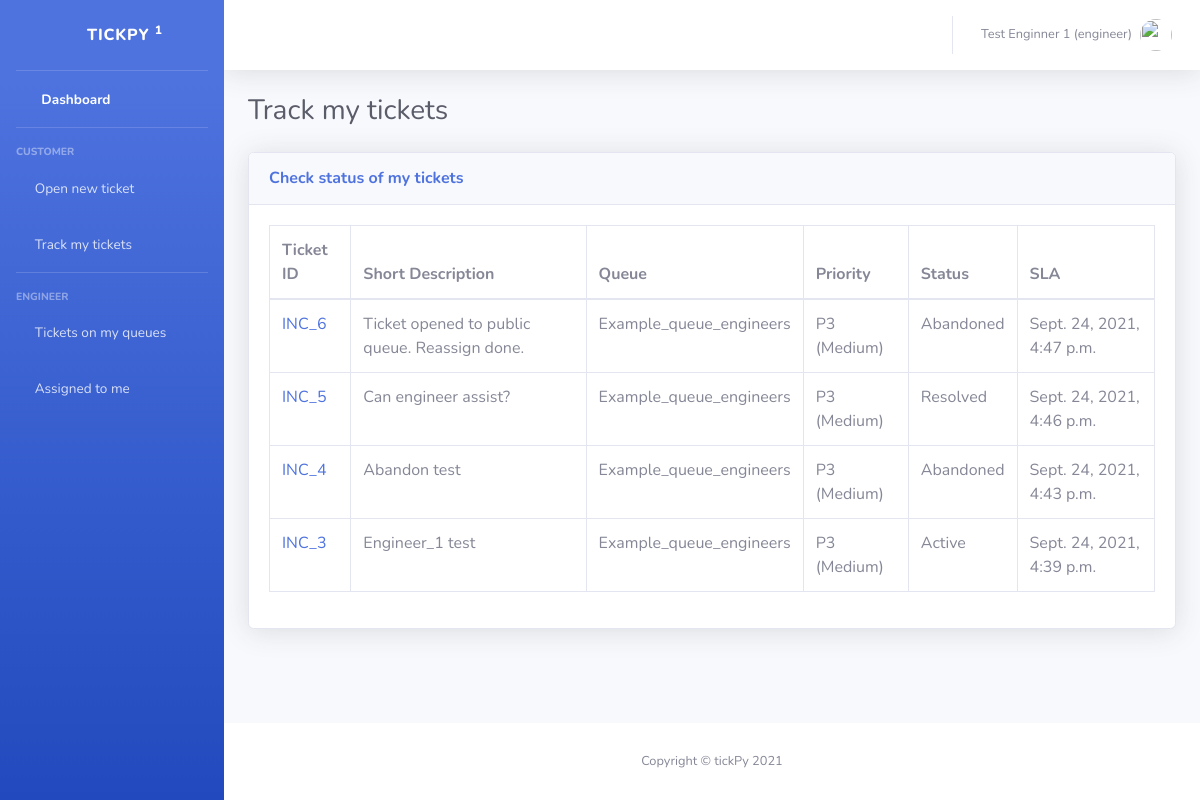
The app's page /track_my_tickets/ (signed in) with its own data.
### tick_app/models.py (models this page shows, shortened)
class Ticket(models.Model):
    PRIORITY = (
        ('P1 (Critical)', 'P1 (Critical)'),
        ('P2 (High)', 'P2 (High)'),
        ('P3 (Medium)', 'P3 (Medium)'),
        ('P4 (Low)', 'P4 (Low)'),
        ('P5 (Info)', 'P5 (Info)'),
    )
    STATUS = (
        ('New', 'New'),
        ('Resolved', 'Resolved'),
        ('Abandoned', 'Abandoned'),
        ('Info required', 'Info required'),
        ('Updated', 'Updated'),
        ('Active', 'Active'),
    )
    queue = models.ForeignKey(Queue, on_delete=models.CASCADE)
    resource = models.ForeignKey(Resource, on_delete=models.CASCADE)
    user = models.ForeignKey(User, on_delete=models.CASCADE)
    assigned_engineer = models.CharField(max_length=100, blank=True)
    priority = models.CharField(max_length=16, choices=PRIORITY)
    short_desc = models.CharField(max_length=50)
    long_desc = models.TextField()
    date_created = models.DateTimeField(auto_now_add=True, null=True)
    status = models.CharField(max_length=16, choices=STATUS, default='New')

class Queue(models.Model):
    name = models.CharField(max_length=200, null=True)
    assigned_users = models.ManyToManyField(User, blank=True)
    def __str__(self):
        return self.name

### tick_app/decorators.py (the view)
        def wrapper_func(request, *args, **kwargs):
            group = None
            if request.user.groups.exists():
                group = request.user.groups.all()[0].name
            if group in allowed_roles:
                return view_func(request, *args, **kwargs)
            else:
                return HttpResponse('You are not authorized to view this page')

### tick_app/views.py (called while the page is built)
@allowed_users(allowed_roles=['admin', 'engineer', 'customer'])
@login_required(login_url='login')
def customer_ticket_tracking(request):
    tickets = request.user.ticket_set.order_by('-id')
    context = {'tickets': tickets}
    return render(request, 'tick_app/customer_ticket_tracking.html', context)

### tick_app/templates/tick_app/customer_ticket_tracking.html (shortened to what this page needs)
{% extends 'tick_app/main.html' %}
{% load static %}
{% block content %}
<body id="page-top">
<div id="wrapper">
    {% include 'tick_app/sidebar.html'%}
    <div id="content-wrapper" class="d-flex flex-column">
        <div id="content">
            {% include 'tick_app/navbar.html'%}
            <div class="container-fluid">
                <div class="d-sm-flex align-items-center justify-content-between mb-4">
                    <h1 class="h3 mb-0 text-gray-800">Track my tickets</h1>
                </div>
                <div class="card shadow mb-4">
                    <div class="card-header py-3">
                        <h6 class="m-0 font-weight-bold text-primary">Check status of my tickets</h6>
                    </div>
                    <div class="card-body">
                        <div class="table-responsive">
                            <table class="table table-bordered" id="dataTable" width="100%" cellspacing="0">
                                <thead>
                                <tr>
                                    <th>Ticket ID</th>
                                    <th>Short Description</th>
                                    <th>Queue</th>
                                    <th>Priority</th>
                                    <th>Status</th>
                                    <th>SLA</th>
                                </tr>
                                </thead>
                                <tbody>
                                {% for ticket in tickets %}
                                <tr>
                                    <td><a href="{% url 'show_ticket' ticket.id %}">INC_{{ ticket.id }}</a></td>
                                    <td>{{ ticket.short_desc }}</td>
                                    <td>{{ ticket.queue }}</td>
                                    <td>{{ ticket.priority }}</td>
                                    <td>{{ ticket.status }}</td>
                                    <td>{{ ticket.date_created }}</td>
                                </tr>
                                {% endfor %}
                                </tbody>
                            </table>
                        </div>
                    </div>
                </div>
            </div>
        </div>
        {% include 'tick_app/footer.html' %}
    </div>
</div>
{% endblock %}

### tick_app/templates/tick_app/navbar.html (shortened to what this page needs)
{% load static %}
<nav class="navbar navbar-expand navbar-light bg-white topbar mb-4 static-top shadow">
    <ul class="navbar-nav ml-auto">
        <li class="nav-item dropdown no-arrow">
            <a class="nav-link dropdown-toggle" href="#" id="userDropdown" role="button"
               data-toggle="dropdown" aria-haspopup="true" aria-expanded="false">
                <span class="mr-2 d-none d-lg-inline text-gray-600 small">{{ request.user.first_name}} {{request.user.last_name}} ({{request.user.groups.get}})</span>
                <img class="img-profile rounded-circle"
                     src="{% static 'img/undraw_profile.svg' %}">
            </a>
        </li>
    </ul>
</nav>

### records on screen
Ticket: id "6", short_desc "Ticket opened to public queue. Reassign done.", queue "Example_queue_engineers", priority "P3 (Medium)", status "Abandoned", date_created "Sept. 24, 2021, 4:47 p.m."
Ticket: id "5", short_desc "Can engineer assist?", queue "Example_queue_engineers", priority "P3 (Medium)", status "Resolved", date_created "Sept. 24, 2021, 4:46 p.m."
Ticket: id "4", short_desc "Abandon test", queue "Example_queue_engineers", priority "P3 (Medium)", status "Abandoned", date_created "Sept. 24, 2021, 4:43 p.m."
Ticket: id "3", short_desc "Engineer_1 test", queue "Example_queue_engineers", priority "P3 (Medium)", status "Active", date_created "Sept. 24, 2021, 4:39 p.m."

### other values on screen
{{ request.user.first_name }} "Test"
{{ request.user.last_name }} "Enginner 1"
{{ request.user.groups.get }} "engineer"
